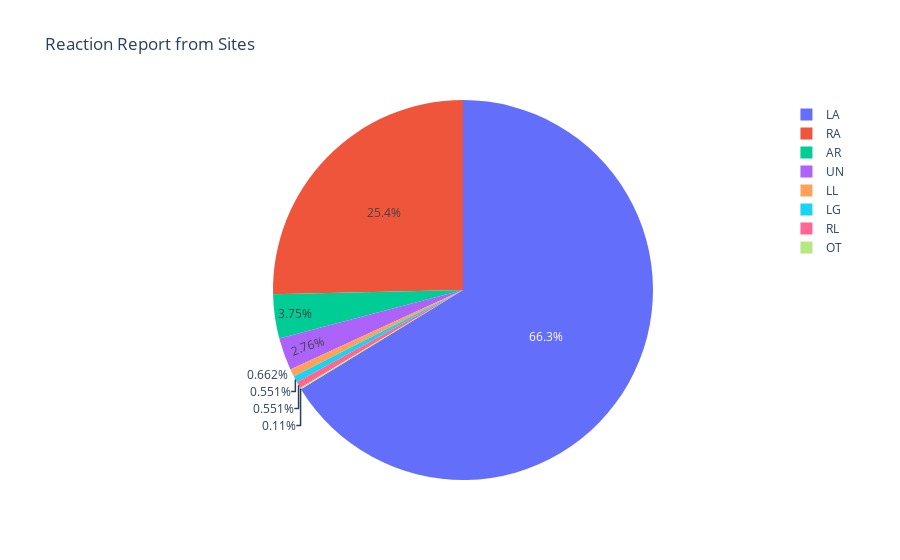

Notebook cell for this chart:
### Code cell
sites_count = new_patient_data['VAX_SITE'].value_counts()
sites = pd.DataFrame({'Site': sites_count.keys(), 'Count':sites_count})
fig = px.pie(sites, values="Count",names="Site", title="Reaction Report from Sites")
fig.update_layout(
    xaxis_title_text='Site',
    yaxis_title_text='Count'
)
fig.show()

### Figure 1 — Plotly figure (JSON) as saved in the notebook; plotly's stock layout.template omitted (floating-point values rounded to 4 significant figures)
{"data": [{"domain": {"x": [0, 1], "y": [0, 1]}, "hovertemplate": "Site=%{label}<br>Count=%{value}<extra></extra>", "labels": ["LA", "RA", "AR", "UN", "LL", "LG", "RL", "OT"], "legendgroup": "", "name": "", "showlegend": true, "type": "pie", "values": [601, 230, 34, 25, 6, 5, 5, 1]}], "layout": {"legend": {"tracegroupgap": 0}, "title": {"text": "Reaction Report from Sites"}, "xaxis": {"title": {"text": "Site"}}, "yaxis": {"title": {"text": "Count"}}}}
